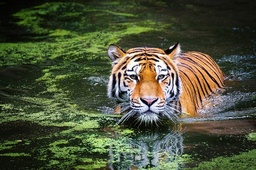
#> input picture file processing/Anh/tiger.jpg, 256 x 170 px, shrunk from 900 x 599 before the run
$ python image.py
#> lines starting #> are read from the running program, lines starting #| are printed output that depends on the picture
import cv2
import aes_function
import numpy as np
img = cv2.imread('tiger.jpg')
#> img is the input picture: shape (170, 256, 3); mean B, G, R 58.3, 82.2, 76.4

red = img[:,:,2]
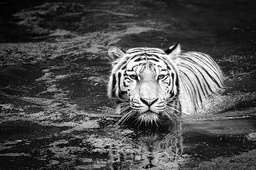
#> red: shape (170, 256); min 0, max 255, mean 76.4
green = img[:,:,1]
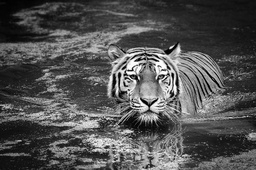
#> green: shape (170, 256); min 0, max 255, mean 82.2
blue  = img[:,:,0]
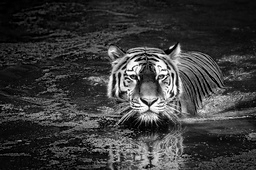
#> blue: shape (170, 256); min 0, max 255, mean 58.3
print(red)
#> (printed output is left out)
print(green)
#> (printed output is left out)
print(blue)
#> (printed output is left out)
#new_img = cv2.merge(red,green,blue)
#cv2.imshow('',new_img)
cv2.waitKey(0)
#test red image
#cv2.imshow('original',red)
r_lst ='' #luu chuoi hexa cua anh
for i in range(img.shape[0]):
    for j in range(img.shape[1]):
        r_lst += np.binary_repr(red[i][j],width = 8)#tra ve chuoi hexa

#test green image
g_lst=''
for i in range(img.shape[0]):
    for j in range(img.shape[1]):
        g_lst += np.binary_repr(green[i][j],width = 8)#tra ve chuoi hexa
#test blue image
b_lst =''
for i in range(img.shape[0]):
    for j in range(img.shape[1]):
        b_lst += np.binary_repr(blue[i][j],width = 8)#tra ve chuoi hexa

color_lst = []
for i in range(0,len(r_lst),8):
    color_lst.append(r_lst[i:i+8] + g_lst[i:i+8] + b_lst[i:i+8])
#> this loop made 43520 passes
#> i on passes 2 to 4: 8, 16, 24
#> after the loop, color_lst = 43520 items
bin_str =''
for i in color_lst:
    bin_str += i
#> this loop made 43520 passes
#> i on passes 2 to 4: '000000010000001000000000', '000000010000000100000000', '000000110000001100000001'


with open('File chua gia tri chuyen doi.txt','w',encoding = 'UTF-8') as changetext:
    changetext.write(bin_str)
